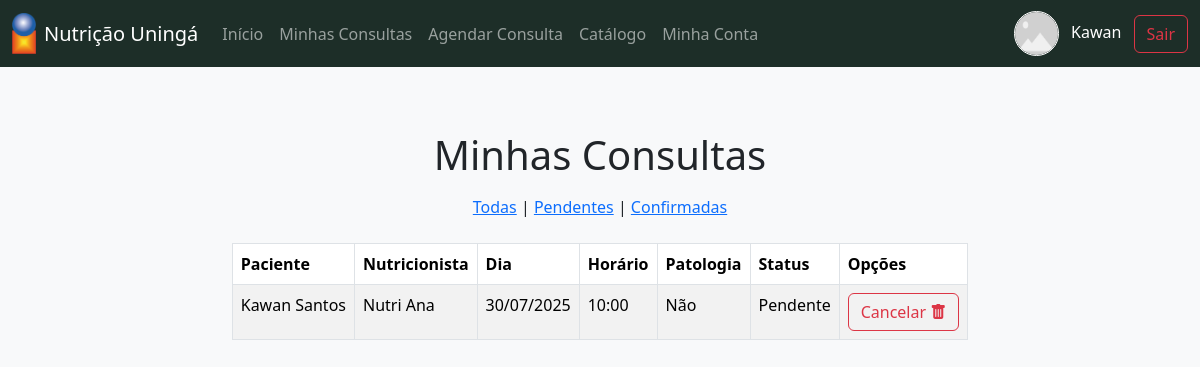
Page /agendamento/cliente/minhas_consultas/ (signed in) on the earlier database version.
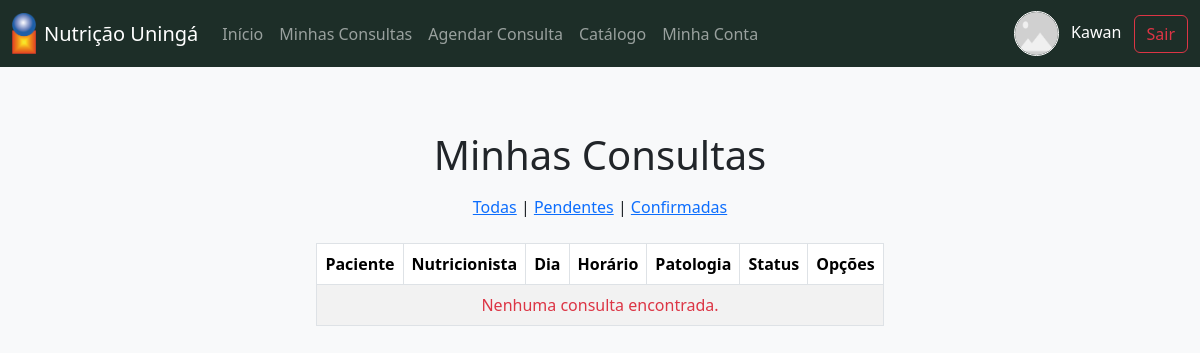
Same page on the later database version.
### agendamento/models.py (models this page shows)
class Agendamento(models.Model):
    cliente = ForeignKey(Cliente, on_delete=models.CASCADE, related_name='agendamento', default=1)
    nutricionista = ForeignKey(Nutricionista, on_delete=models.CASCADE,  related_name='agendamento', default=1)
    dia = models.DateField()
    horario = models.TimeField()
    status = models.CharField(max_length=20, choices=[
        ('Pendente', 'Pendente'),
        ('Confirmado', 'Confirmado'),
        ('Cancelado', 'Cancelado')
        ],
        default='Pendente',
    )
    tem_patologia = models.BooleanField(default=False)
    class Meta:
        verbose_name = "Agendamento"
        verbose_name_plural = "Agendamentos"

### login/models.py (models this page shows, shortened)
class Cliente(models.Model):
    user = models.OneToOneField(User, on_delete=models.CASCADE)
    class Meta:
        verbose_name = 'Cliente'
        verbose_name_plural = 'Clientes'
    def __str__(self):
        return f'{self.user.first_name} {self.user.last_name}'

class User(AbstractUser):
    is_cliente = models.BooleanField(default=False)
    is_nutricionista = models.BooleanField(default=False)
    username = models.CharField(unique=True, max_length=50, null=True, blank=True)
    email = models.EmailField(unique=True)
    foto = models.ImageField(null=True, blank=True, upload_to="foto_usuario/")
    data_nascimento = models.DateField(null=False, blank=False, default='2000-01-01')
    USERNAME_FIELD = 'email'
    REQUIRED_FIELDS = ['username', 'first_name', 'last_name']
    class Meta:
        verbose_name = 'Usuario'
        verbose_name_plural = 'Usuarios'
        permissions = [
            ("cliente", "Pode visitar sua pagina de cliente"),
            ("nutricionista", "Pode visitar sua pagina de nutricionista"),
        ]

class Nutricionista(models.Model):
    user = models.OneToOneField(User, on_delete=models.CASCADE)
    class Meta:
        verbose_name = 'Nutricionista'
        verbose_name_plural = 'Nutricionistas'
    def __str__(self):
        return f'{self.user.first_name} {self.user.last_name}'

### agendamento/views.py (the view)
# urls.py: path('cliente/minhas_consultas/', views.minhas_consultas, name='minhas_consultas'),
@login_required
@permission_required('login.cliente')
def minhas_consultas(request):
    status_filtro = request.GET.get('status')
    if status_filtro:
        consultas = Agendamento.objects.filter(
            status=status_filtro,
            cliente=request.user.cliente
        )
    else:
        consultas = Agendamento.objects.filter(
            cliente=request.user.cliente
        ).order_by('dia')
    return render(
        request,
        'agendamento/cliente/minhas_consultas.html',
        {'consultas': consultas}
    )

### agendamento/templates/agendamento/cliente/minhas_consultas.html (shortened to what this page needs)
{% extends "base_cliente.html" %}
{% load static %}
{% block styles %}
    <link rel="stylesheet" href="{% static "css/agendamento/pagina_inicial.css" %}">
{% endblock styles %}
{% block conteudo %}
    <main class="container d-flex flex-column align-items-center gap-2" style="margin-top: 4rem;">
        <h1>Minhas Consultas</h1>
        <div>
            <a href="?">Todas</a> |
            <a href="?status=Pendente">Pendentes</a> |
            <a href="?status=Confirmado">Confirmadas</a>
        </div>
        {% include "partials/agendamento/cliente/tabela_consultas.html" %}
    </main>
{% endblock conteudo %}

### agendamento/templates/partials/agendamento/cliente/tabela_consultas.html
<div class="table-responsive mt-3">
    <table class="table table-bordered table-striped">
        <thead>
            <tr>
                <th>Paciente</th>
                <th>Nutricionista</th>
                <th>Dia</th>
                <th>Horário</th>
                <th>Patologia</th>
                <th>Status</th>
                <th>Opções</th>
            </tr>
        </thead>
        <tbody>
            {% for consulta in consultas %}
                <tr>
                    <td>{{ consulta.cliente }}</td>
                    <td>{{ consulta.nutricionista }}</td>
                    <td>{{ consulta.dia|date:"d/m/Y" }}</td>
                    <td>{{ consulta.horario }}</td>
                    <td>
                        {% if consulta.tem_patologia %}
                            Sim
                        {% else %}
                            Não
                        {% endif %}
                    </td>
                    <td>{{ consulta.status }}</td>
                    <td>
                        <a class="btn btn-outline-danger"
                            href="{% url 'cancelar_consulta' consulta.id %}"
                            onclick="return confirm('Tem certeza que deseja cancelar esta consulta?')">
                            Cancelar
                            <i class="bi bi-trash-fill"></i>
                        </a>
                    </td>
                </tr>
            {% empty %}
                <tr>
                    <td colspan="7" class="text-center text-danger">
                        Nenhuma consulta encontrada.
                    </td>
                </tr>
            {% endfor %}
        </tbody>
    </table>
</div>

Differences in the rows shown:
removed Agendamento: cliente "Kawan Santos", nutricionista "Nutri Ana", dia "30/07/2025", horario "10:00", tem_patologia "Não", status "Pendente"
Other differences:
text now shown: "Nenhuma consulta encontrada."
